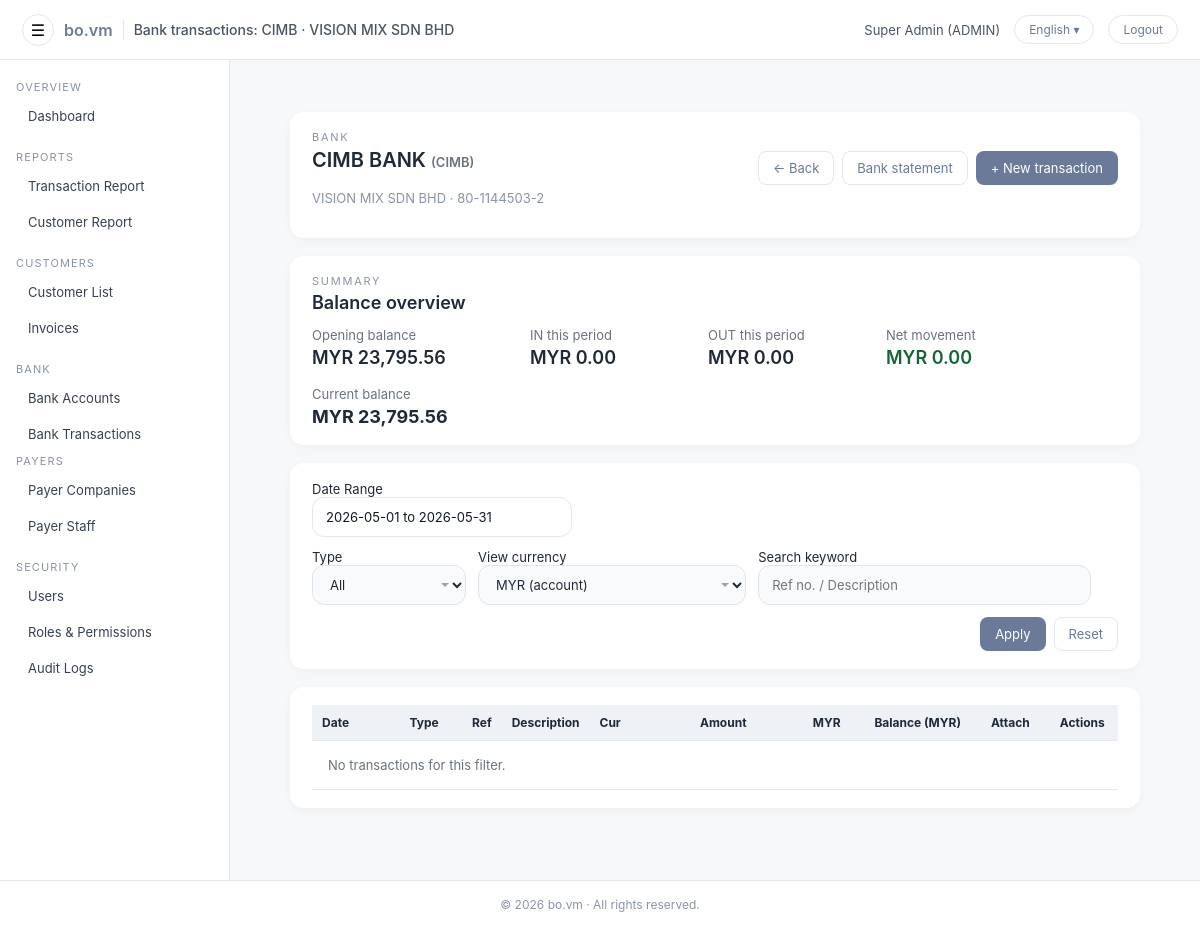
The app's page /admin/bank/transactions.php?bank_id=1 (signed in) with its own data.
### tables this page shows
CREATE TABLE `users` (
  `id` int(11) NOT NULL AUTO_INCREMENT,
  `username` varchar(100) NOT NULL,
  `password_hash` varchar(255) NOT NULL,
  `full_name` varchar(255) NOT NULL,
  `email` varchar(255) DEFAULT NULL,
  `phone` varchar(50) DEFAULT NULL,
  `nric` varchar(50) DEFAULT NULL,
  `role` enum('ADMIN','CUSTOMER') NOT NULL DEFAULT 'CUSTOMER',
  `customer_id` int(11) DEFAULT NULL,
  `must_change_password` tinyint(1) NOT NULL DEFAULT 1,
  `is_active` tinyint(1) NOT NULL DEFAULT 1,
  `last_login_at` datetime DEFAULT NULL,
  `created_at` datetime NOT NULL DEFAULT current_timestamp(),
  `updated_at` datetime DEFAULT NULL ON UPDATE current_timestamp(),
  PRIMARY KEY (`id`),
  UNIQUE KEY `uq_users_username` (`username`),
  KEY `fk_users_customer` (`customer_id`),
  CONSTRAINT `fk_users_customer` FOREIGN KEY (`customer_id`) REFERENCES `customers` (`id`) ON DELETE SET NULL ON UPDATE CASCADE
);

CREATE TABLE `company_bank_accounts` (
  `id` int(10) unsigned NOT NULL AUTO_INCREMENT,
  `bank_code` varchar(30) DEFAULT NULL,
  `bank_name` varchar(120) DEFAULT NULL,
  `account_name` varchar(120) NOT NULL,
  `account_no` varchar(60) NOT NULL,
  `label` varchar(255) DEFAULT NULL,
  `currency` varchar(10) NOT NULL DEFAULT 'MYR',
  `is_active` tinyint(1) NOT NULL DEFAULT 1,
  `sort_order` int(11) NOT NULL DEFAULT 0,
  `created_at` datetime NOT NULL DEFAULT current_timestamp(),
  `updated_at` datetime DEFAULT NULL ON UPDATE current_timestamp(),
  PRIMARY KEY (`id`),
  KEY `idx_active` (`is_active`),
  KEY `idx_bank_code` (`bank_code`),
  KEY `idx_sort_order` (`sort_order`)
);

### public/admin/bank/transactions.php (the view, shortened to what the rows shown need)
<?php
require_login();
$pdo = get_pdo();
$pdo->setAttribute(PDO::ATTR_DEFAULT_FETCH_MODE, PDO::FETCH_ASSOC);
if (!function_exists('tt')) {
    function tt(string $key, array $vars = [], string $fallback = ''): string {
        if (function_exists('t')) return t($key, $vars, $fallback);
        return $fallback !== '' ? $fallback : $key;
    }
}
$bankId = (int)$_GET['bank_id'];
$isCash = ($bankId === 0);
if ($isCash) {
    $bank = [
        'id'           => 0,
        'bank_name'    => tt('admin.bank.cash.title', [], 'Cash account'),
        'bank_code'    => '',
        'account_name' => tt('admin.bank.cash.account_name', [], 'Cash'),
        'account_no'   => '',
        'currency'     => 'MYR',
    ];
} else {
    $st = $pdo->prepare("
        SELECT id, bank_name, bank_code, account_name, account_no, currency
          FROM company_bank_accounts
         WHERE id = :id
    ");
    $st->execute([':id' => $bankId]);
    $bank = $st->fetch();
}
$baseCurrency = $bank['currency'] ?: 'MYR';
$date_from = trim($_GET['date_from'] ?? '');
$view_cur  = strtoupper(trim($_GET['view_cur'] ?? 'BASE'));
$openingBase = 0.0;
$openingMyr  = 0.0;
if ($date_from !== '') {
    $st = $pdo->prepare("
        SELECT
          COALESCE(SUM(
            CASE
              WHEN currency = :base_cur THEN
                CASE WHEN txn_type = 'IN'
                     THEN amount
                     ELSE -amount
                END
              ELSE 0
            END
          ), 0) AS bal_before_base,
          COALESCE(SUM(
            CASE WHEN txn_type = 'IN'
                 THEN amount_myr
                 ELSE -amount_myr
            END
          ), 0) AS bal_before_myr
        FROM company_bank_txn
        WHERE bank_id = :bid
          AND txn_date < :df
    ");
    $st->execute([
        ':bid'      => $bankId,
        ':df'       => $date_from,
        ':base_cur' => $baseCurrency,
    ]);
    $row         = $st->fetch();
    $openingBase = (float)($row['bal_before_base'] ?? 0);
    $openingMyr  = (float)($row['bal_before_myr'] ?? 0);
}
$totalInBase  = 0.0;
$totalOutBase = 0.0;
$totalInMyr   = 0.0;
$totalOutMyr  = 0.0;
$netBase     = $totalInBase - $totalOutBase;
$netMyr      = $totalInMyr  - $totalOutMyr;
$currentBase = $openingBase + $netBase;
$currentMyr  = $openingMyr  + $netMyr;
if ($view_cur === 'MYR') {
    $summaryCurLabel = 'MYR';
    $openingDisplay  = $openingMyr;
    $inDisplay       = $totalInMyr;
    $outDisplay      = $totalOutMyr;
    $netDisplay      = $netMyr;
    $currentDisplay  = $currentMyr;
} else {
    $summaryCurLabel = $baseCurrency;
    $openingDisplay  = $openingBase;
    $inDisplay       = $totalInBase;
    $outDisplay      = $totalOutBase;
    $netDisplay      = $netBase;
    $currentDisplay  = $currentBase;
}
include __DIR__ . '/../include/header.php';
?>
<div class="admin-main">
  <div class="admin-main-inner">
    <div class="admin-card" style="margin-bottom:18px;">
      <div class="admin-card-header">
        <div>
          <div class="form-page-eyebrow">
            <?= h(tt('admin.bank.txn.eyebrow', [], 'Bank')) ?>
          </div>
          <h1 class="page-title">
            <?= h($bank['bank_name']) ?>
            <?php if (!empty($bank['bank_code'])): ?>
              <span style="font-size:13px;color:#6b7280;">(<?= h($bank['bank_code']) ?>)</span>
            <?php endif; ?>
          </h1>
          <div class="form-page-subtitle">
            <?= h($bank['account_name']) ?>
            <?php if (!empty($bank['account_no'])): ?> · <?= h($bank['account_no']) ?><?php endif; ?>
          </div>
        </div>
      </div>
    </div>
    <div class="admin-card" style="margin-bottom:18px;">
      <div style="display:flex;flex-wrap:wrap;gap:18px;font-size:13px;">
        <div style="min-width:200px;">
          <div style="color:#6b7280;"><?= h(tt('admin.bank.txn.summary.opening_simple', [], 'Opening balance')) ?></div>
          <div style="font-size:18px;font-weight:600;margin-top:4px;">
            <?= h($summaryCurLabel) ?> <?= number_format($openingDisplay, 2) ?>
          </div>
        </div>
        <div style="min-width:160px;">
          <div style="color:#6b7280;"><?= h(tt('admin.bank.txn.summary.in', [], 'IN this period')) ?></div>
          <div style="font-size:18px;font-weight:600;margin-top:4px;">
            <?= h($summaryCurLabel) ?> <?= number_format($inDisplay, 2) ?>
          </div>
        </div>
        <div style="min-width:160px;">
          <div style="color:#6b7280;"><?= h(tt('admin.bank.txn.summary.out', [], 'OUT this period')) ?></div>
          <div style="font-size:18px;font-weight:600;margin-top:4px;">
            <?= h($summaryCurLabel) ?> <?= number_format($outDisplay, 2) ?>
          </div>
        </div>
        <div style="min-width:160px;">
          <div style="color:#6b7280;"><?= h(tt('admin.bank.txn.summary.net', [], 'Net movement')) ?></div>
          <div style="font-size:18px;font-weight:600;margin-top:4px;color:<?= $netDisplay >= 0 ? '#166534' : '#b91c1c' ?>;">
            <?= h($summaryCurLabel) ?> <?= number_format($netDisplay, 2) ?>
          </div>
        </div>
        <div style="min-width:220px;">
          <div style="color:#6b7280;"><?= h(tt('admin.bank.txn.summary.current_simple', [], 'Current balance')) ?></div>
          <div style="font-size:18px;font-weight:700;margin-top:4px;">
            <?= h($summaryCurLabel) ?> <?= number_format($currentDisplay, 2) ?>
          </div>
        </div>
      </div>
    </div>
    <div class="admin-card" style="margin-bottom:18px;">
      <form method="get" style="display:flex;flex-direction:column;gap:12px;font-size:13px;">
        <?php
          include __DIR__ . '/../../include/date_range.php';
        ?>
        <div style="display:flex;flex-wrap:wrap;gap:12px;align-items:flex-end;">
          <div>
            <label class="field-label" style="margin-bottom:4px;">
              <?= h(tt('admin.bank.txn.filter.view_cur', [], 'View currency')) ?>
            </label>
            <select name="view_cur" class="form-control" style="min-width:150px;">
              <option value="BASE" <?= $view_cur === 'BASE' ? 'selected' : '' ?>><?= h($baseCurrency . ' (account)') ?></option>
            </select>
          </div>
        </div>
      </form>
    </div>
    <div class="admin-card">
      <table class="table">
        <thead>
          <tr>
            <th style="width:110px;"><?= h(tt('admin.bank.txn.col.date', [], 'Date')) ?></th>
            <th style="width:70px;"><?= h(tt('admin.bank.txn.col.type', [], 'Type')) ?></th>
            <th><?= h(tt('admin.bank.txn.col.ref', [], 'Ref')) ?></th>
            <th><?= h(tt('admin.bank.txn.col.desc', [], 'Description')) ?></th>
            <th style="width:80px;"><?= h(tt('admin.bank.txn.col.cur', [], 'Cur')) ?></th>
            <th style="width:120px;text-align:right;"><?= h(tt('admin.bank.txn.col.amount', [], 'Amount')) ?></th>
            <th style="width:120px;text-align:right;"><?= h(tt('admin.bank.txn.col.myr', [], 'MYR')) ?></th>
            <th style="width:150px;text-align:right;"><?= h('Balance (' . $summaryCurLabel . ')') ?></th>
            <th style="width:90px;text-align:center;"><?= h(tt('admin.bank.txn.col.attach', [], 'Attach')) ?></th>
            <th style="width:70px;" class="table-actions-cell"><?= h(tt('admin.common.actions', [], 'Actions')) ?></th>
          </tr>
        </thead>
      </table>
    </div>
  </div>
</div>
<?php include __DIR__ . '/../include/footer.php'; ?>

### public/admin/include/header.php (shortened to what the rows shown need)
<?php
$u = current_user();
$currentLang = $_SESSION['lang'] ?? 'en';
?>
<!DOCTYPE html>
<html lang="<?= h($currentLang) ?>">
<head>
  <link rel="stylesheet" href="<?= h(url('admin/assets/style.css')) ?>">
  <link rel="stylesheet" href="<?= h(url('admin/assets/css/admin-actions-menu.css')) ?>">
  <link rel="stylesheet" href="<?= h(url('public/assets/css/date_range.css')) ?>">
</head>
<body class="admin-body">
  <header class="admin-topbar">
    <div class="topbar-right">
      <span class="topbar-user">
        <?= h($u['full_name'] ?? $u['username']) ?> (<?= h($u['role']) ?>)
      </span>
      <div class="lang-wrap">
        <button id="adminLangToggle" class="btn-topbar">
        </button>
      </div>
      <a class="btn-topbar" href="<?= h(url('logout.php')) ?>">
        <?= h(function_exists('t') ? t('admin.header.logout', [], 'Logout') : 'Logout') ?>
      </a>
    </div>
  </header>
  <div class="admin-shell">
    <main class="admin-main">
      <div class="admin-main-inner">

### records on screen
users: full_name "Super Admin", role "ADMIN"
company_bank_accounts: bank_name "CIMB BANK", bank_code "CIMB", account_name "VISION MIX SDN BHD", account_no "80-1144503-2", currency "MYR", view_cur "MYR (account)", currency "Balance (MYR)"

### other values on screen
$page_title "Bank transactions: CIMB · VISION MIX SDN BHD"
$displayLang "English"
$hasT ? t('admin.nav.section.overview', [], 'OVERVIEW') : 'OVERVIEW' "OVERVIEW"
$hasT ? t('admin.nav.dashboard', [], 'Dashboard') : 'Dashboard' "Dashboard"
$hasT ? t('admin.nav.section.reports', [], 'REPORTS') : 'REPORTS' "REPORTS"
$hasT ? t('admin.nav.customer_invoices', [], 'Invoices') : 'Invoices' "Invoices"
$hasT ? t('admin.nav.section.bank', [], 'BANK') : 'BANK' "BANK"
$hasT ? t('admin.nav.section.payers', [], 'PAYERS') : 'PAYERS' "PAYERS"
$hasT ? t('admin.nav.payer_staff', [], 'Payer Staff') : 'Payer Staff' "Payer Staff"
$hasT ? t('admin.nav.section.security', [], 'SECURITY') : 'SECURITY' "SECURITY"
$hasT ? t('admin.nav.users', [], 'Users') : 'Users' "Users"
$hasT ? t('admin.nav.audit_logs', [], 'Audit Logs') : 'Audit Logs' "Audit Logs"
tt('admin.bank.txn.eyebrow', [], 'Bank') "BANK"
tt('admin.common.back', [], 'Back') "Back"
tt('admin.bank.txn.btn_statement', [], 'Bank statement') "Bank statement"
